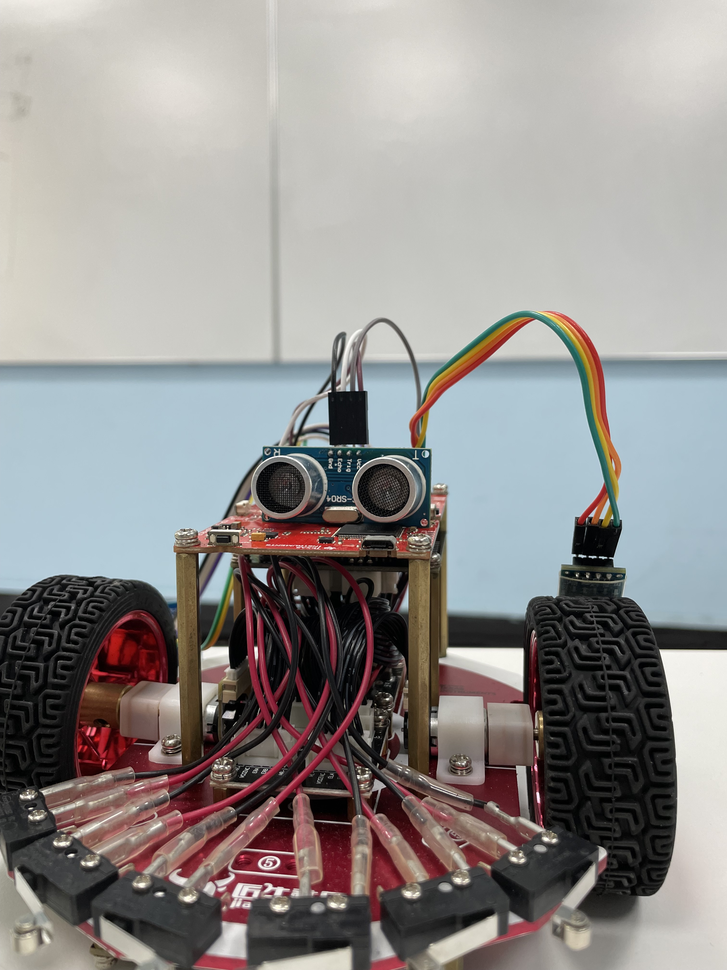
#> input picture Edge/picture/pic.png, 727 x 970 px, shrunk from 3024 x 4032 before the run, found by its file name
$ python laplace_Edge.py
#> lines starting #> are read from the running program, lines starting #| are printed output that depends on the picture
import numpy
import cv2

def laplace2(img):
    g = numpy.array(((0, 1, 0), (1, -4, 1), (0, 1, 0)))
   # g = numpy.array(((1, 1, 1), (1, -8, 1), (1, 1, 1)))
    re = numpy.zeros_like(img)    #生成与img相同shape的全0数组
    for i in range(1, img.shape[0] - 1):
        for j in range(1, img.shape[1] - 1):
            re[i, j] = (img[i-1 : i+2, j-1 : j+2] * g).sum()#+img[i,j]
    cv2.imwrite('laplace.png',re)
    return re

img=cv2.imread('picture\pic.png')
#> img is the input picture: shape (970, 727, 3); mean B, G, R 141.1, 142.9, 146.3
img=cv2.cvtColor(img,cv2.COLOR_BGR2GRAY)
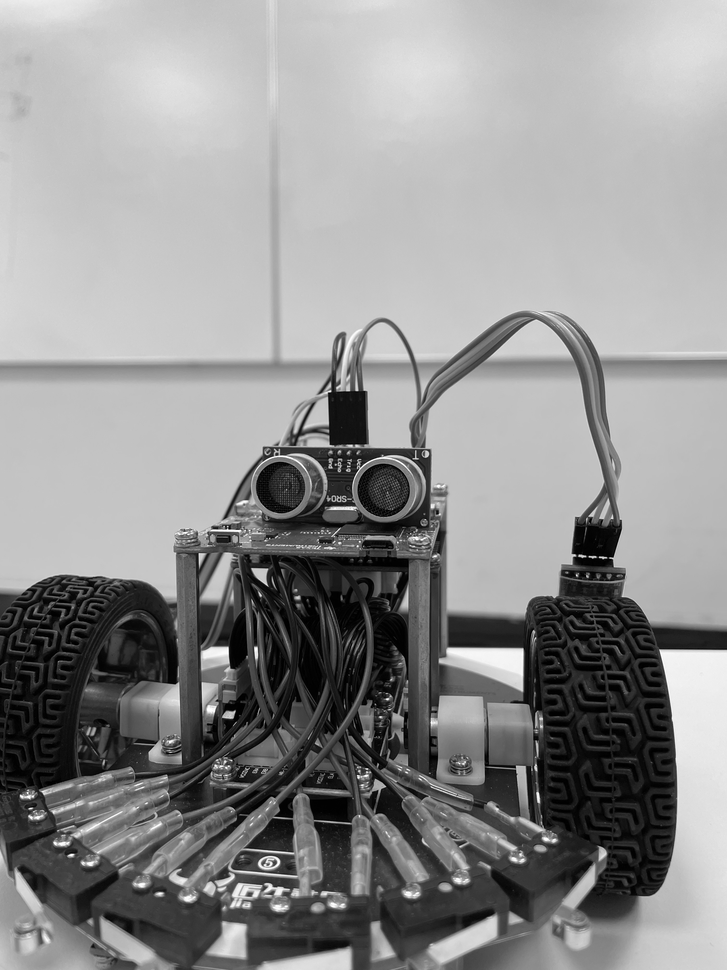
#> img: shape (970, 727); min 0, max 255, mean 143.7
laplace2(img)
#> after the loop in laplace2, `for i in range(1, img.shape[0] - 1):`:
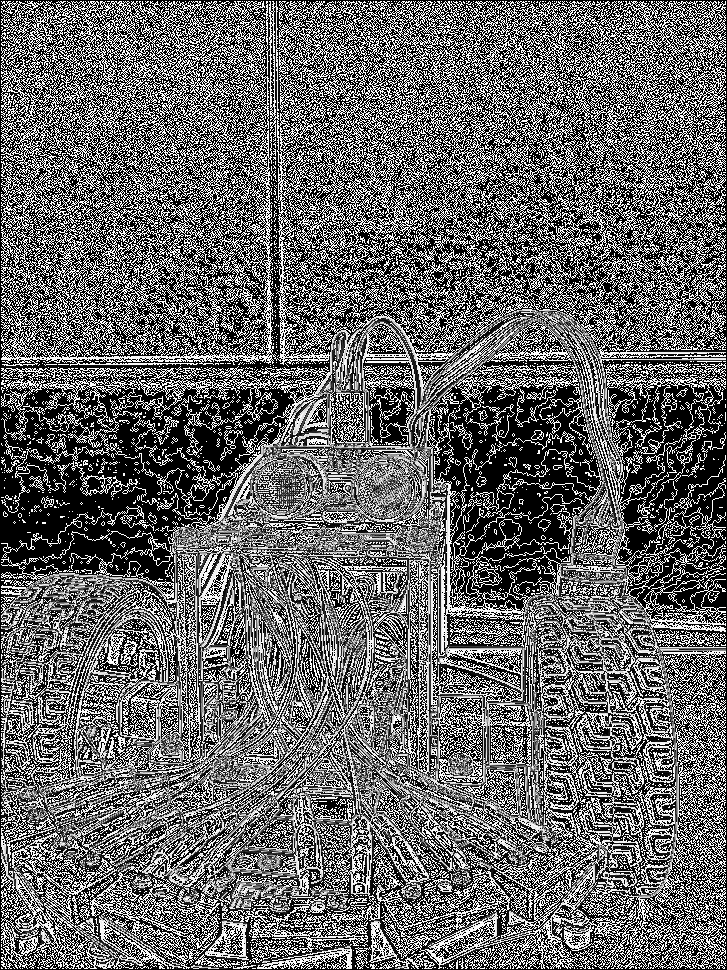
#> re: shape (970, 727); min 0, max 255, mean 103.1
